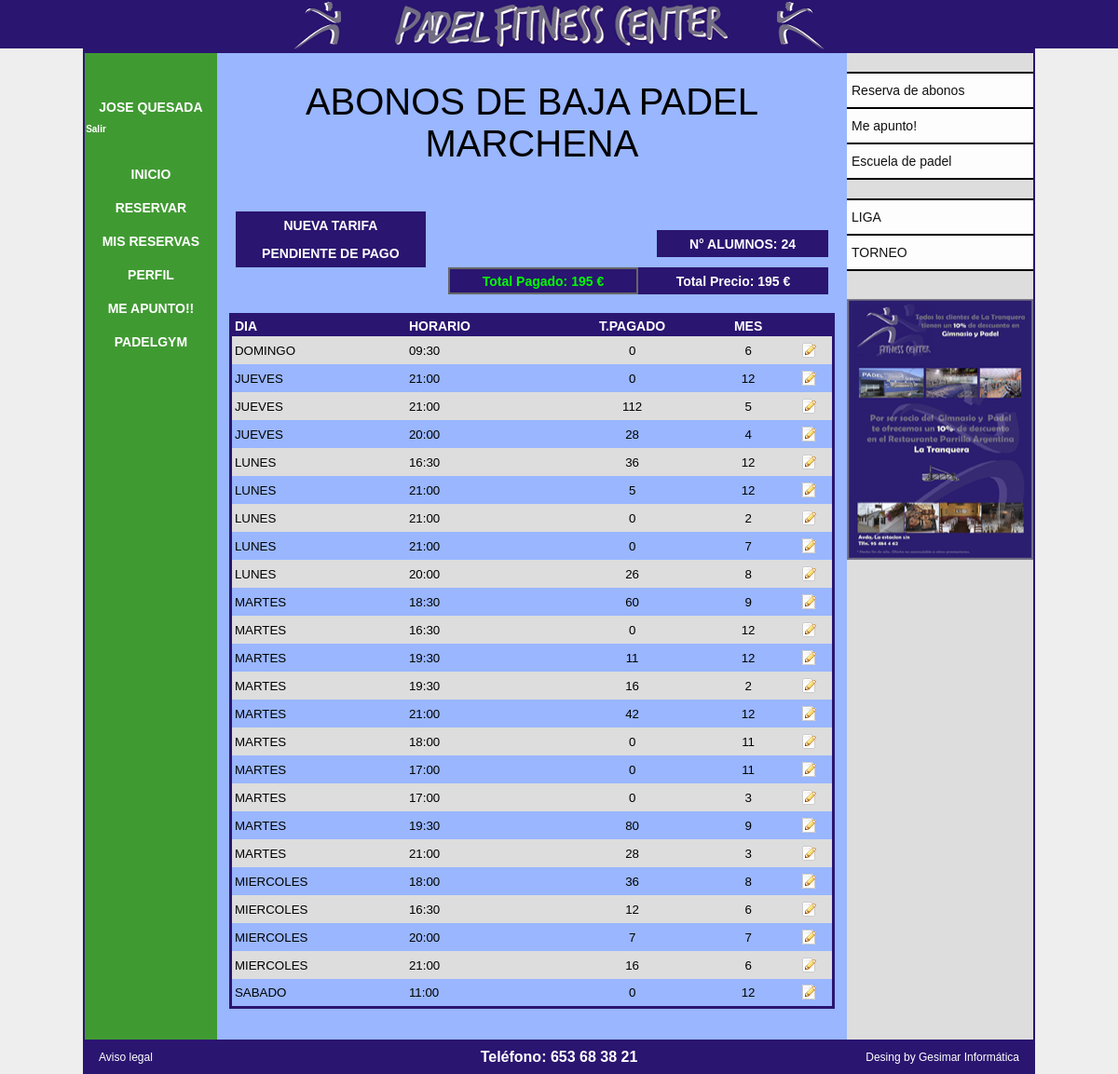
/usuarios/abono/abono_debaja.php (signed in), run on the app's committed database.
### tables this page shows
CREATE TABLE IF NOT EXISTS `usuarios` (
  `id_usuario` int(11) NOT NULL,
  `mail` varchar(32) DEFAULT NULL,
  `nick` varchar(20) NOT NULL,
  `pass` varchar(50) DEFAULT NULL,
  `nombre` varchar(32) DEFAULT NULL,
  `apellido1` varchar(32) DEFAULT NULL,
  `apellido2` varchar(32) DEFAULT NULL,
  `dni` varchar(16) DEFAULT NULL,
  `telefono1` varchar(16) DEFAULT NULL,
  `telefono2` varchar(16) DEFAULT NULL,
  `calle` varchar(32) DEFAULT NULL,
  `numero` varchar(8) DEFAULT NULL,
  `bloque` varchar(8) DEFAULT NULL,
  `puerta` varchar(8) DEFAULT NULL,
  `fecha_nacimiento` date DEFAULT NULL,
  `dia_alta` date DEFAULT NULL,
  `hora_alta` time DEFAULT NULL,
  `privilegios` int(11) DEFAULT NULL
);

CREATE TABLE IF NOT EXISTS `abono` (
  `id` int(11) NOT NULL,
  `dia` varchar(100) NOT NULL,
  `horario` varchar(100) NOT NULL,
  `nombre1` varchar(100) NOT NULL,
  `nombre2` varchar(100) NOT NULL,
  `nombre3` varchar(100) NOT NULL,
  `nombre4` varchar(100) NOT NULL,
  `precio1` int(100) NOT NULL,
  `precio2` int(100) NOT NULL,
  `precio3` int(100) NOT NULL,
  `precio4` int(100) NOT NULL,
  `mes` int(10) NOT NULL,
  `debaja` int(10) NOT NULL,
  `fecha` date NOT NULL,
  `pista` varchar(100) NOT NULL
);

### conexion.php (called while the page is built, shortened)
<?php
$tabla1='usuarios';
$tabla24='abono';
?>

### usuarios/abono/abono_debaja.php (the view, shortened to what this page needs)
<?php
include("../../conexion.php");
include("../../includes.php");
$TAMANO_PAGINA = 100;
$pagina = $_GET["pagina"];
if (!$pagina) {
    $inicio = 0;
}
else {
    $inicio = ($pagina - 1) * $TAMANO_PAGINA;
}
$sql="SELECT COUNT(*) FROM `$tabla24` WHERE debaja=1";
$consulta=mysql_query($sql);
$rcount=mysql_result($consulta,0);
$suma=0;
$tabla12= mysql_query("select precio1, precio2, precio3, precio4 from `$tabla24` WHERE debaja=0");
	while ($registro12 = mysql_fetch_array($tabla12)) {
	$suma=$suma+$registro12['precio1']+$registro12['precio2']+$registro12['precio3']+$registro12['precio4'];
	}
$suma2=0;
$tabla122= mysql_query("select precio1, precio2, precio3, precio4 from `$tabla24` WHERE debaja=0");
	while ($registro122 = mysql_fetch_array($tabla122)) {
	$suma2=$suma2+$registro122['precio1']+$registro122['precio2']+$registro122['precio3']+$registro122['precio4'];
}
encabezado();
	echo "<link href='../../estilos.css' rel='stylesheet' type='text/css' />";
cabecera();
col_izda1();
enlaces_izda();
col_izda2();
cuerpo1();
?>
<div id="cabecera_alumnos"> ABONOS DE BAJA PADEL MARCHENA</div>
<br />
 <br />
<div id='boton_nuevo'><a href='alta_abono.php'>NUEVA TARIFA</a></div>
<br />
 <br />
<div id='boton_nuevo'><a href='pendiente.php'>PENDIENTE DE PAGO</a></div>
<div id='numero_alumno'><a><?php echo "<b>N&deg; ALUMNOS: </b>".$rcount." "?></a></div>
<br />
<br />
<div id='total_precio'><a><?php echo "<b>Total Precio: </b>".$suma." &euro;"?></a></div>
<?php
if ($suma>$suma2){ ?>
	<div id='total_precio_neg'><a><?php echo "<b>Total Pagado: </b>".$suma2." &euro;"?></a></div>
<? }else{ ?>
<div id='total_precio_pos'><a><?php echo "<b>Total Pagado: </b>".$suma2." &euro;"?></a></div>
<? }?>
<?
$ssql = "select * from `$tabla24` WHERE debaja=1 ORDER BY dia limit " . $inicio . "," . $TAMANO_PAGINA ;
$resultado = mysql_query($ssql);
echo "<table border='0' id='tabla_gestion' width='650'>";
echo "<tr id='cabecera_tabla'>
  <td><div id='texto_titulo'> DIA </div></td>
  <td><div id='texto_titulo'> HORARIO </div></td>
  <td align='center'><div id='texto_titulo'> T.PAGADO </div></td>
  <td align='center'><div id='texto_titulo'> MES </div></td>
  <td></td>";
$i=1;
while ($row=mysql_fetch_object($resultado)){
$id=$row->id;
$dia=$row->dia;
$horario=$row->horario;
$precio1=$row->precio1;
$precio2=$row->precio2;
$precio3=$row->precio3;
$precio4=$row->precio4;
$mes=$row->mes;
$i++;
if($i%2==0){
	$estilo="fila_par";
}else{
	$estilo="fila_inpar";
	}
$t_pagado=$precio1+$precio2+$precio3+$precio4;
		echo "<tr id='".$estilo."'>";
			echo "<td align='left'>".$dia."</td>";
			echo "<td align='left'>".$horario."</td>";
			echo "<td align='center'>".$t_pagado."</td>";
			echo "<td align='center'>".$mes." </td>";
			echo "<td><a href='?accion=modificar&id=$id'><img src='../../imagenes/edit.gif' alt='editar' border='0'></a>";
	 echo "</tr>";
	}
	echo "</table>";
?>
<br><br><br><br>
<table border="0" width="600">
<tr>
	<td width="200" align="left">
<?php
echo "</td>";
echo "<td align='center'>";
?>
</td>
<td width="200" align="right">
</td>
</table>
<?php
cuerpo2();
col_derecha1();
eventos1();
col_derecha2();
pie();
?>

### includes.php (shortened to what this page needs)
<?php function encabezado(){ ?>
<html>
<head>
	<link href="estilos.css" rel="stylesheet" type="text/css" />
<?php
$directorio_actual=$_SERVER['PHP_SELF'];
$palabras=explode("/",$directorio_actual);
$palabras_contadas=count($palabras);
if ($palabras_contadas==4){
	$directorio_padre='../../';
}elseif($palabras_contadas==3){
	$directorio_padre='';
}
    		    ?>
<?php
	$f = explode("/", $_SERVER['PHP_SELF']);
	$directorio_actual=$f[count($f)-3];
	if($directorio_actual=='usuarios' OR $directorio_actual=='gestion'){
?>
	<link rel="stylesheet" href="<?php echo $directorio_padre; ?>css/lightbox.css" type="text/css" media="screen" />
<?php
	}
} ?>
<?php function cabecera(){ ?>
</head>
<body>
<table border='0' width='100%' height='100%' id='pagina'>
	<tr>
		<td id='franja_izda'>&nbsp;</td>
		<td width='85%' id='contenido' align='center' valign='top'>
<table border="0" width='100%' height='100%'>
<tr>
	<td colspan='3' height='50' id='cabecera' align='center'>
		<table border='0' height='100%'>
			<tr>
			<?php
			$f = explode("/", $_SERVER['PHP_SELF']);
			$directorio=$f[count($f)-2];
				if($directorio=="padelmarchena"){
					echo "<td><a href='index.php'><img src='logo.png'></a></td>";
				}else{
					echo "<td><a href='../../../index.php'><img src='../logo.png'></a></td>";
				}
			?>
			</tr>
		</table>
	</td>
</tr>
<?php } ?>
<?php function col_izda1(){ ?>
<tr>
	<td width='200' id='col_izquierda' valign='top'>
<?php } ?>
<?php function enlaces_izda(){
	if($_SESSION['autenticado']=='si'){
	$f = explode("/", $_SERVER['PHP_SELF']);
	$enlace_seleccionado=$f[count($f)-1];
	$directorio=$f[count($f)-2];
	$directorio_padre=$f[1];
?>
<?php
$directorio_actual=$_SERVER['PHP_SELF'];
$palabras=explode("/",$directorio_actual);
$palabras_contadas=count($palabras);
if ($palabras_contadas==4){
	$directorio_padre='../../';
}elseif($palabras_contadas==3){
	$directorio_padre='';
}
    		    ?>
		<table border='0' id='enlaces' width='100%'>
			<tr>
				<td>
				<?php
				include("conexion.php");
				$ssql_usuario = "SELECT nombre, apellido1 FROM `$tabla1` WHERE id_usuario=$_SESSION[id]";
				$resultado_usuario = mysqli_query($conexion, $ssql_usuario);
				$row_usuario = mysqli_fetch_object($resultado_usuario);
				echo "<div id='nombre_usuario'>".$row_usuario->nombre." ".$row_usuario->apellido1;
				echo "<br><div id='enlace_salir'><a href='../../salir.php'>Salir</a></div>";
				echo "</div>";
				?>
				</td>
			</tr>
			<tr>
				<td <?php if($directorio=="padelmarchena" AND $enlace_seleccionado!="index.php"){echo "id='seleccionado'";} ?>><a href='<?php echo $directorio_padre; ?>index.php'>INICIO</a></td>
			</tr>
			<tr>
				<td <?php if($enlace_seleccionado=="reservas.php"){echo "id='seleccionado'";} ?>><a href='<?php echo $directorio_padre; ?>usuarios/reservas/reservas.php'>RESERVAR</a></td>
			</tr>
			<tr>
				<td <?php if($enlace_seleccionado=="mis_reservas.php"){echo "id='seleccionado'";} ?>><a href='<?php echo $directorio_padre; ?>usuarios/reservas/mis_reservas.php'>MIS RESERVAS</a>
				</td>
			</tr>
			<tr>
				<td <?php if($enlace_seleccionado=="perfil.php"){echo "id='seleccionado'";} ?>><a href='<?php echo $directorio_padre; ?>usuarios/datos/perfil.php'>PERFIL</a></td>
			</tr>
			<tr>
				<td <?php if($directorio=="meapunto"){echo "id='seleccionado_nuevo'";}else{echo "id='enlace_nuevo'";} ?>><a href='<?php echo $directorio_padre; ?>usuarios/meapunto/gestion_meapunto.php'>ME APUNTO!!</a></td>
			</tr>
            <tr>
				<td <?php if($enlace_seleccionado=="mis_reservas.php"){echo "id='seleccionado'";} ?>><a href='<?php echo $directorio_padre; ?>usuarios/padelgym/lista_padelgym.php'><b>PADELGYM</b></a>
				</td>
			</tr>
		</table>
<?php
	}
} ?>
<?php function col_izda2(){ ?>
	</td>
<?php } ?>
<?php function cuerpo1(){ ?>
	<td valign='top' align='center' id='muro' width='700'>
	<table border='0' width='100%'>
		<tr>
			<td align='center'>
<?php } ?>
<?php function cuerpo2(){ ?>
			</td>
		</tr>
</table>
	</td>
<?php } ?>
<?php function col_derecha1(){ ?>
	<td width='200' id='col_derecha' valign='top' align='center'>
<?php } ?>
<?php function eventos1(){
?>
<?php
$directorio_actual=$_SERVER['PHP_SELF'];
$palabras=explode("/",$directorio_actual);
$palabras_contadas=count($palabras);
if ($palabras_contadas==4){
	$directorio_padre='../../';
}elseif($palabras_contadas==3){
	$directorio_padre='../';
}
    		    ?>
<table border='2' id='enlaces_derecha'>
	<tr>
		<td><a href='<?php echo $directorio_padre; ?>extras/abonos.php'>Reserva de abonos</a></td>
	</tr>
	<tr>
		<td><a href='<?php echo $directorio_padre; ?>extras/meapunto.php'>Me apunto!</a></td>
	</tr>
	<tr>
		<td><a href='<?php echo $directorio_padre; ?>extras/escuela_padel.pdf' target='_blank'>Escuela de padel</a></td>
	</tr>
</table>
<table id="enlaces_derecha2">
    <tr>
		<td><a href='<?php echo $directorio_padre; ?>extras/reto_liga.php'>LIGA</a></td>
	</tr>
	<tr>
		<td><a href='<?php echo $directorio_padre; ?>torneo'>TORNEO</a></td>
	</tr>
</table>
<br></br>
<a href="<?php echo $directorio_padre; ?>images/image-1.jpg" rel="lightbox"><img src="<?php echo $directorio_padre; ?>images/thumb-1.jpg" width="200" height="280" alt="" id='cartel' /></a>
<br>
<br>
<?php
	}
?>
<?php function col_derecha2(){ ?>
	</td>
</tr>
<?php } ?>
<?php function pie(){ ?>
<tr>
	<td colspan='3' height='30'>
		<div id='pie'>
			<table border='0' width='100%' id='pie_pagina'>
				<tr>
					<td ><a href='nota.php'>Aviso legal</a></td>
					<td class='telefono' align='center'>Tel&eacute;fono: 653 68 38 21</td>
					<td align='right'><a href='http://www.gesimar.es'>Desing by Gesimar Inform&aacute;tica</a></td>
				</tr>
			</table>
		</div>
	</td>
</tr>
</table>
		</td>
		<td id='franja_derecha'>&nbsp;</td>
	</tr>
</table>
</body>
</html>
<?php } ?>

### estilos.css (style rules this page uses)
body { background:#EEE; font-family:arial; }
* { padding:0px; margin:0px; font-size:14px; }
#franja_izda,#franja_derecha { background-image:url('imagenes/fondo_columnas.png'); background-repeat:repeat-x; border-top:solid 2px #2a1570; }
tr, td, table { padding: 0px; margin: 0px; border: 0px; border-collapse: collapse; }
#fila_par,#fila_inpar,#sin_leer,#leida,#aceptada,#rechazada { height:30px; text-align:center; }
#contenido { background:#99b6ff; border:solid 2px #2a1570; }
#cabecera { background:#2a1570; }
#cabecera A { color:#FFF; text-decoration:none; font-weight:bold; padding-left:10px; padding-right:10px; padding-top:15px; padding-bottom:15px; font-size:16px; }
#col_izquierda { background:#409a32; }
#enlaces { position:relative; margin-top:50px; }
#enlaces td { text-align:center; }
#enlaces A { color:#FFF; text-decoration:none; font-weight:bold; display:block; padding-top:10px; padding-bottom:10px; }
#enlaces #nombre_usuario { border:solid 0px #F00; color:#FEFEFE; font-weight:bold; padding-bottom:15px; }
#enlaces #enlace_salir A { position:relative; right:0px; border:solid 0px #F00; width:95%; text-align:right; font-size:10px; background:#409a32; display: table-cell; }
#col_derecha { background:#DDD; }
#pie { width:100%; height:100%; background:#2a1570; padding-top:10px; padding-bottom:0px; text-align:center; }
#pie A { color:#FFF; text-decoration:none; font-size:12px; }
#pie_pagina { width:100%; color:#FFF; font-size:12px; }
#pie_pagina td { padding-left:15px; padding-right:15px; width:33%; }
#pie_pagina .telefono { font-size:16px; font-weight:bold; }
#enlaces_derecha { margin-top:20px; width:100%; border-top:1px solid #000; border-bottom:solid 1px #000; }
#enlaces_derecha td { border:solid 0px #00F; }
#enlaces_derecha A { background:#FDFDFD; display:block; padding-top:10px; padding-bottom:10px; padding-left:5px; text-decoration:none; border-top:1px solid #000; border-bottom:solid 1px #000; color:#111; }
#enlaces_derecha2 { margin-top:20px; width:100%; border-top:1px solid #000; border-bottom:solid 1px #000; }
#enlaces_derecha2 td { border:solid 0px #00F; }
#enlaces_derecha2 A { background:#FDFDFD; display:block; padding-top:10px; padding-bottom:10px; padding-left:5px; text-decoration:none; border-top:1px solid #000; border-bottom:solid 1px #000; color:#111; }
TD { font-family : verdana,arial,helvetica; font-size : 10pt; }
#tabla_gestion { position:relative; top:40px; border:solid 3px #2a1570; }
#tabla_gestion #fila_par { background:#DDD; }
#tabla_gestion #cabecera_tabla, #tabla_relaciones #cabecera_tabla { background:#2a1570; color:#FEFEFE; padding:3px; font-weight:bold; }
#tabla_gestion td { padding:3px; }
#boton_nuevo { border:solid 2px #2a1570; position:relative; top:20px; left:20px; float:left; width:200px; background:#2a1570; color:#FEFEFE; font-weight:bold; }
#boton_nuevo A { display:block; text-decoration:none; color:#FEFEFE; padding:5px; }
#cabecera_alumnos { font-size:40px; font:"Calibri",bolder; text-align:center; margin-top:30px; }
#numero_alumno { border:solid 2px #2a1570; position:relative; top:10px; right:20px; float:right; width:180px; height:25px; background:#2a1570; color:#FEFEFE; font-weight:bold; }
#numero_alumno A { display:block; text-decoration:none; color:#FEFEFE; padding:5px; }
#total_precio { border:solid 2px #2a1570; position:relative; top:20px; right:20px; float:right; width:200px; height:25px; background:#2a1570; color:#FEFEFE; font-weight:bold; }
#total_precio A { display:block; text-decoration:none; color:#FEFEFE; padding:5px; }
#total_precio_pos { border:solid 2px #666; position:relative; top:20px; right:20px; float:right; width:200px; height:25px; background:#2a1570; color:#0F0; font-weight:bold; }
#total_precio_pos A { display:block; text-decoration:none; color:#0F0; padding:5px; }

### data on the page
usuarios: nombre "JOSE", apellido1 "QUESADA"
abono: dia "DOMINGO", horario "09:30", precio1 "0", mes "6"
abono: dia "JUEVES", horario "21:00", precio1 "0", mes "12"
abono: dia "JUEVES", horario "21:00", precio1 "112", mes "5"
abono: dia "JUEVES", horario "20:00", t_pagado "28", mes "4"
abono: dia "LUNES", horario "16:30", t_pagado "36", mes "12"
abono: dia "LUNES", horario "21:00", t_pagado "5", mes "12"
abono: dia "LUNES", horario "21:00", precio1 "0", mes "2"
abono: dia "LUNES", horario "21:00", precio1 "0", mes "7"
abono: dia "LUNES", horario "20:00", t_pagado "26", mes "8"
abono: dia "MARTES", horario "18:30", precio1 "60", mes "9"
abono: dia "MARTES", horario "16:30", precio1 "0", mes "12"
abono: dia "MARTES", horario "19:30", t_pagado "11", mes "12"
abono: dia "MARTES", horario "19:30", precio1 "16", mes "2"
abono: dia "MARTES", horario "21:00", precio1 "42", mes "12"
abono: dia "MARTES", horario "18:00", precio1 "0", mes "11"
abono: dia "MARTES", horario "17:00", precio1 "0", mes "11"
abono: dia "MARTES", horario "17:00", precio1 "0", mes "3"
abono: dia "MARTES", horario "19:30", precio1 "80", mes "9"
abono: dia "MARTES", horario "21:00", precio1 "28", mes "3"
abono: dia "MIERCOLES", horario "18:00", precio1 "36", mes "8"
abono: dia "MIERCOLES", horario "16:30", precio1 "12", mes "6"
abono: dia "MIERCOLES", horario "20:00", precio4 "7", mes "7"
abono: dia "MIERCOLES", horario "21:00", t_pagado "16", mes "6"
abono: dia "SABADO", horario "11:00", precio1 "0", mes "12"

### other printed values
$rcount "24"
$suma "195"
$suma2 "195"
